Frame 1 (no input): blank canvas, image omitted
Frame 60 (no input): blank canvas, image omitted
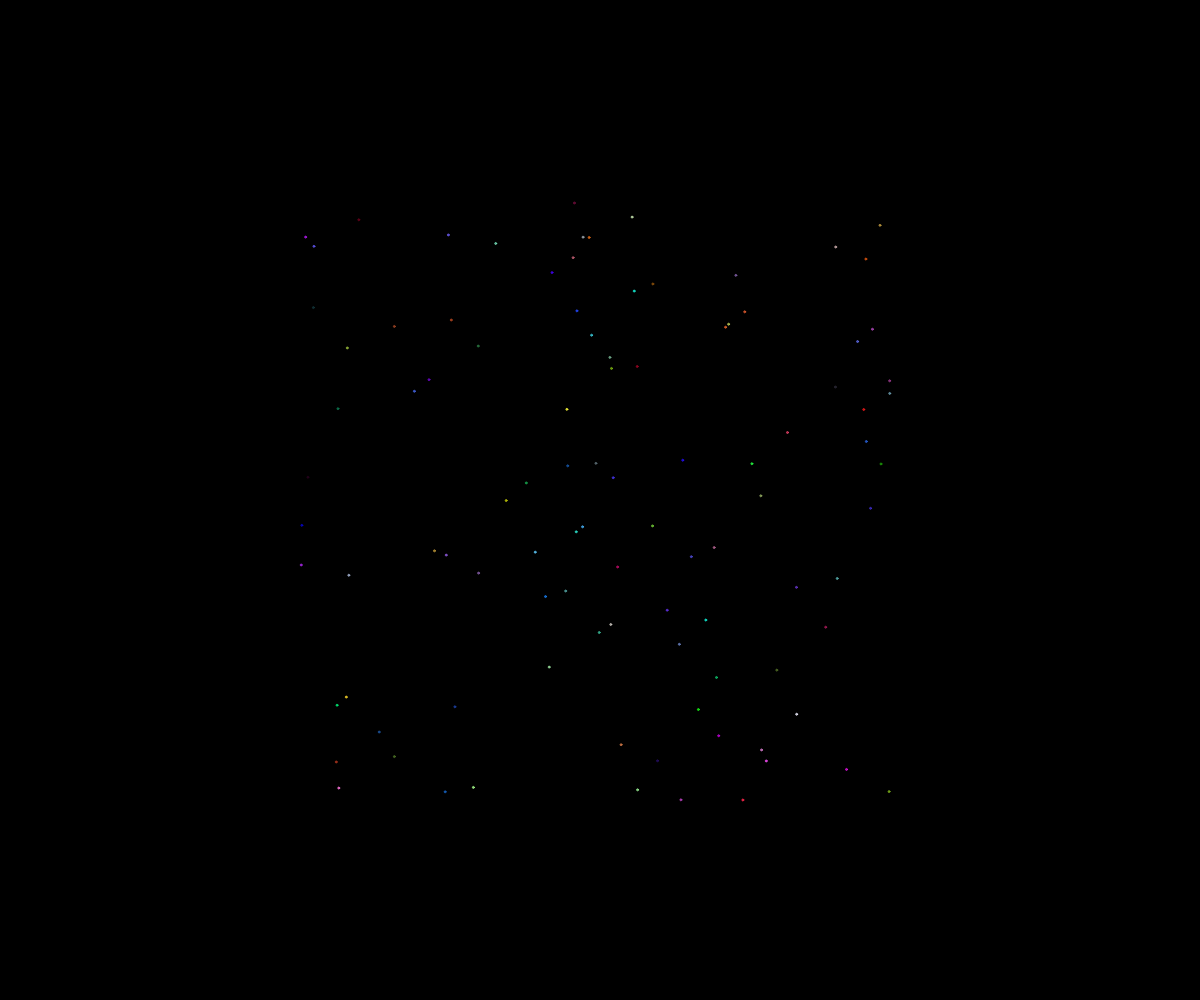
Frame 120 (the mouse pressed at the canvas centre since frame 60)

The p5.js sketch whose frames 1 and 60 were blank and that drew this single picture after the mouse press (run headless with seeded random() and noise() and a simulated clock; from frame 60 on, the mouse is pressed at the canvas centre):

// p5.js sketch
// ── sketch.js
// Fireworls OOP

class Particle {
  constructor(x, y) {
    this.x = x;
    this.y = y;
    this.dx = random(-5, 5);
    this.dy = random(-5, 5);
    this.diameter = 2;
    this.r = random(255);
    this.b = random(255);
    this.g = random(255);
    this.alpha = 255;
    this.color = color(this.r, this.g, this.b, this.alpha);
  }

  move() {
    this.x += this.dx;
    this.y += this.dy;
    this.alpha--;
    this.color = color(this.r, this.g, this.b, this.alpha);
  }

  display() {
    fill(this.color);
    stroke(this.color);
    circle(this.x, this.y, this.diameter);
  }

  isDead() {
    return this.alpha <= 0;
  }
}

let theFireworks = [];

function setup() {
  createCanvas(windowWidth, windowHeight);
}

function draw() {
  background("black");
  for (let i = 0; i < theFireworks.length; i++) {
    theFireworks[i].move();
    if (theFireworks[i].isDead()) {
      // remove from array
      theFireworks.splice(i, 1);
    }
    else {
      theFireworks[i].display();
    }
  }
}

function mousePressed() {
  for (let i = 0; i < 100; i++) {
    let someParticle = new Particle(mouseX, mouseY);
    theFireworks.push(someParticle);
  }
}
